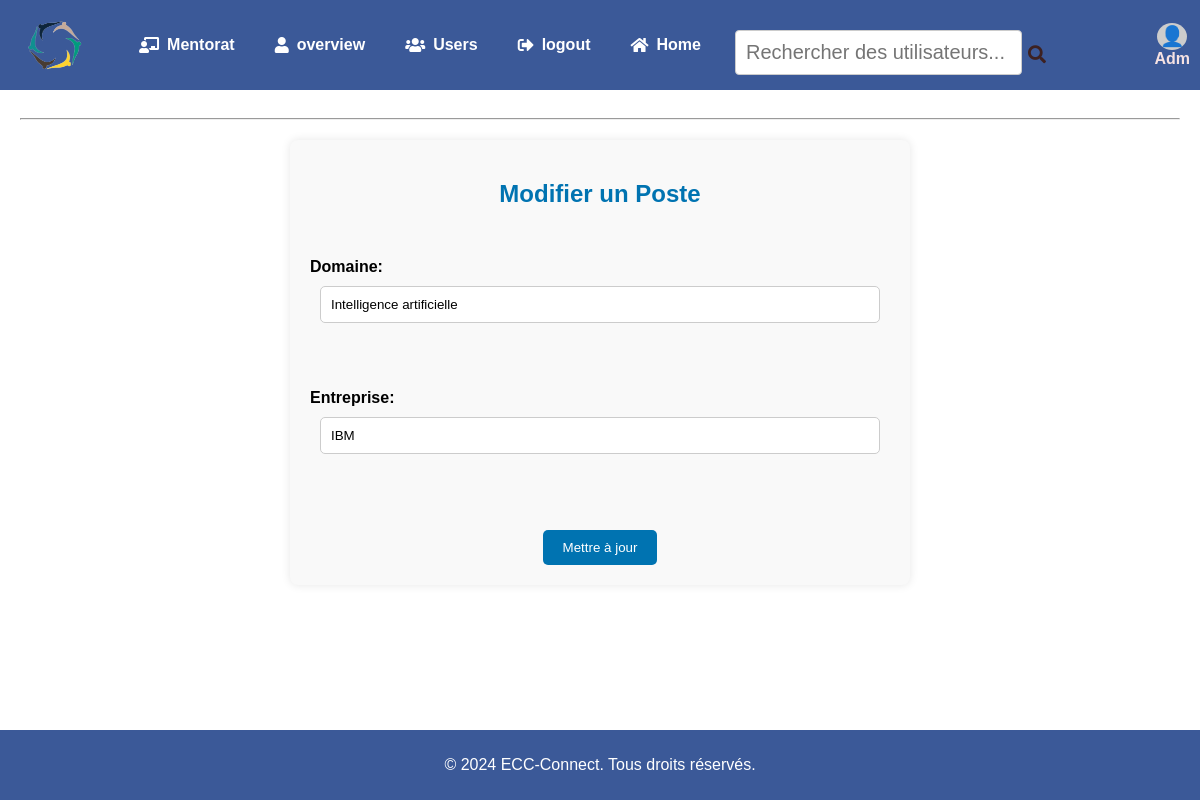
The page /poste/update/867/ (signed in) on the database its author committed.
### network/models.py (models this page shows, shortened)
class User(AbstractUser):
    profile_pic = models.ImageField(upload_to='profile_pic/', blank=True, null=True)
    bio = models.TextField(max_length=160, blank=True, null=True)
    cover = models.ImageField(upload_to='covers/', blank=True, null=True)
    user_group = models.CharField(max_length=10,blank=True, null=True)  # Alumni ou Eleve
    nationality = models.CharField(max_length=100, blank=True, null=True)
    promotion = models.CharField(max_length=10, blank=True, null=True)
    graduation_date = models.DateField(blank=True, null=True)
    phone_number = models.CharField(max_length=15, blank=True, null=True)
    major = models.CharField(max_length=50, choices=[
        ('Aide à la Décision', 'Aide à la Décision'),
        ('Énergie', 'Énergie'),
        ('Matériau', 'Matériau'),
        ('Industrie', 'Industrie')
    ], blank=True, null=True)
    option = models.CharField(max_length=50, choices=[
        ('Génie Industriel', 'Génie Industriel'),
        ('Data Science et Digitalisation', 'Data Science et Digitalisation'),
        ('Énergie', 'Énergie')
    ], blank=True, null=True)
    filiere = models.CharField(max_length=100, choices=[
        ('Industrie 4.0', 'Industrie 4.0'),
        ('Ingénierie des Systèmes Complexes', 'Ingénierie des Systèmes Complexes'),
        ('Entreprendre en Afrique', 'Entreprendre en Afrique')
    ], blank=True, null=True)
    email = models.EmailField(blank=True, null=True)
    mentoring_1A = models.BooleanField(default=False)
    mentoring_2A = models.BooleanField(default=False)
    mentoring_3A = models.BooleanField(default=False)
    linkedin = models.URLField(blank=True, null=True)
    other_links = models.URLField(blank=True, null=True)

class Poste(models.Model):
    user = models.ForeignKey(User, on_delete=models.CASCADE, related_name='postes', default=1)
    entreprise = models.CharField(max_length=100, default='Inconnu')
    domaine = models.CharField(max_length=100, default='Inconnu')
    poste_occupe = models.CharField(max_length=100, default='Inconnu')
    date_created = models.DateTimeField(default=timezone.now)
    date_updated = models.DateTimeField(default=timezone.now)

### network/views.py (the view)
# urls.py: path('poste/update/<int:poste_id>/', views.update_poste, name='update_poste'),
@login_required
def update_poste(request, poste_id):
    poste = get_object_or_404(Poste, id=poste_id, user=request.user)
    if request.method == 'POST':
        poste.domaine = request.POST['domaine']
        poste.entreprise = request.POST['entreprise']
        poste.save()
        messages.success(request, 'Poste mis à jour avec succès!')
        return redirect('profile')
    return render(request, 'network/update_poste.html', {'poste': poste})

### network/templates/network/update_poste.html (shortened to what this page needs)
{% extends "network/indexx.html" %}
{% block content %}
<div class="ajout">
  <h2>Modifier un Poste</h2>
  <form method="post">
    <label for="domaine">Domaine:</label>
    <input type="text" id="domaine" name="domaine" value="{{ poste.domaine }}"><br><br>
    <label for="entreprise">Entreprise:</label>
    <input type="text" id="entreprise" name="entreprise" value="{{ poste.entreprise }}"><br><br>
    <button type="submit">Mettre à jour</button>
  </form>
</div>
{% endblock %}

### network/templates/network/indexx.html (shortened to what this page needs)
{% load static %}
<!DOCTYPE html>
<html lang="fr">
<head>
    <link rel="stylesheet" href="{% static 'network/styles.css' %}">
    <link rel="stylesheet" href="https://cdnjs.cloudflare.com/ajax/libs/font-awesome/5.15.4/css/all.min.css">
</head>
<body>
    <header>
        {% if user.is_authenticated %}
        <div class="logo-container">
            <img src="{% static 'network/Images/B.png' %}" alt="Logo" class="logo">
        </div>
        <ul class="nav-head">
            <ul class="menu">
                <li><a href="{% url 'mentoring' %}"><i class="fas fa-chalkboard-teacher"></i> Mentorat</a></li>
                <li><a href="{% url 'overview' %}"><i class="fas fa-user"></i>overview</a></li>
                <li><a href="{% url 'users_list' %}"><i class="fas fa-users"></i>Users</a></li>
                <li><a href="{% url 'logout' %}"><i class="fas fa-sign-out-alt"></i> logout</a></li>
                <li><a href="{% url 'indexx' %}"><i class="fas fa-home"></i> Home</a></li>
            </ul>
            <li class="nav-item search-container">
                <form method="GET" action="{% url 'search' %}" class="search-form">
                    <div class="search-div">
                        <input type="text" name="q" id="search-input" placeholder="Rechercher des utilisateurs..." aria-label="Recherche des utilisateurs" class="search-input">
                        <button type="submit" class="search-icon"><i class="fas fa-search"></i></button>
                    </div>
                </form>
            </li>
            {% endif %}
            {% if user.is_authenticated %}
            <li class="nav-profile">
                <a href="{% url 'profile_view' %}" class="nav-link">
                    <div class="profile-info">
                        {% if user.profile_pic %}
                            <img src="{{ user.profile_pic.url }}" alt="{{ user.username }}" class="profile-pic">
                        {% else %}
                            <div class="profile-icon">👤</div>
                        {% endif %}
                        <span class="username">{{ user.username }}</span>
                    </div>
                </a>
            </li>
            {% endif %}
        </ul>
    </header>
    <div class="container">
        <main class="main-content" id="main-content">
            <hr>
            <div id="dynamic-content">
                {% block content %}
                {% endblock %}
            </div>
        </main>
    </div>
    <footer>
        <p>&copy; 2024  ECC-Connect. Tous droits réservés.</p>
    </footer>
</body>
</html>

### network/static/network/styles.css (style rules this page uses)
html, body { margin: 0; padding: 0; font-family: Arial, sans-serif; height: 100%; }
body { display: flex; flex-direction: column; min-height: 100vh; margin: 0; background-image: url('/static/network/Images/ECC-bg.png'); background-size: cover; background-repeat: no-repeat; }
.main-content { flex: 1; padding: 20px; box-sizing: border-box; overflow-y: auto; }
header { background-color: #3b5998; display: flex; justify-content: space-between; align-items: center; color: white; }
.container { display: flex; height: calc(100vh - 60px); }
footer { background-color: #3b5998; color: white; text-align: center; padding: 10px 0; width: 100%; position: relative; bottom: 0; left: 0; display: none; }
.logo-container { display: flex; flex-direction: column; align-items: center; margin-bottom: 0; overflow: hidden; }
.logo { width: 120px; height: 90px; object-fit: cover; margin: 0; }
main { flex: 1; }
.nav-head { list-style: none; margin: 0; padding: 0; display: flex; align-items: center; width: 100%; justify-content: space-between; height: 45px; background-color: #3b5998; }
.menu { list-style: none; display: flex; margin: 0; padding: 0; transition: all 0.3s ease; height: 100%; }
.menu li { margin-left: 20px; }
.menu a { color: white; text-decoration: none; font-weight: bold; display: flex; align-items: center; height: 100%; padding: 0 10px; font-size: 1rem; }
.menu a i { margin-right: 8px; font-size: 16px; }
.search-container { flex: 1; margin-left: 20px; height: 100%; display: flex; align-items: center; }
.search-form { display: flex; align-items: center; height: 100%; }
.search-div { display: flex; border-radius: 5px; padding: 4px; }
.search-input { border: none; outline: none; padding: 5px; font-size: 20px; }
.search-icon { background: none; border: none; cursor: pointer; font-size: 18px; color: #3d2121; }
.nav-profile { list-style: none; margin: 0; padding: 0; height: 100%; }
.nav-link { display: flex; align-items: center; text-decoration: none; padding: 0 10px; color: #b68282; height: 100%; transition: background-color 0.3s ease; }
.profile-info { display: flex; flex-direction: column; align-items: center; justify-content: center; height: 100%; }
.profile-icon { width: 30px; height: 30px; border-radius: 50%; background-color: #ccc; display: flex; align-items: center; justify-content: center; font-size: 20px; margin-bottom: 0; }
.username { font-size: 16px; font-weight: bold; color: #f6e2e2; }
form { margin-top: 20px; }
form label { display: block; margin: 10px 0 5px; }
form input[type="text"], form input[type="email"], form input[type="password"], form textarea { width: 60; padding: 10px; margin: 5px 0 10px; border: 1px solid #ccc; border-radius: 4px; }
form button { background-color: #28a745; }
.ajout { width: 50%; margin: 0 auto; background-color: #f9f9f9; padding: 20px; border-radius: 8px; box-shadow: 0 0 10px rgba(0, 0, 0, 0.1); margin-top: 20px; display: flex; flex-direction: column; align-items: center; }
.ajout h2 { color: #0073b1; margin-bottom: 20px; }
.ajout form { width: 100%; display: flex; flex-direction: column; align-items: center; }
.ajout label { width: 100%; text-align: left; font-weight: bold; margin-bottom: 5px; }
.ajout input[type="text"] { width: calc(100% - 20px); padding: 10px; margin-bottom: 20px; border: 1px solid #ccc; border-radius: 5px; box-sizing: border-box; }
.ajout button { padding: 10px 20px; background-color: #0073b1; color: white; border: none; border-radius: 5px; cursor: pointer; text-decoration: none; margin-top: 20px; align-self: center; }

### rows shown on the page
User: username "Adm"
Poste: domaine "Intelligence artificielle", entreprise "IBM"
